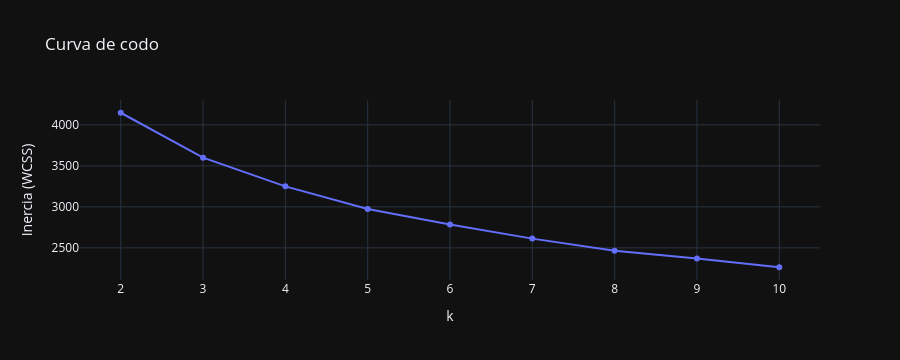
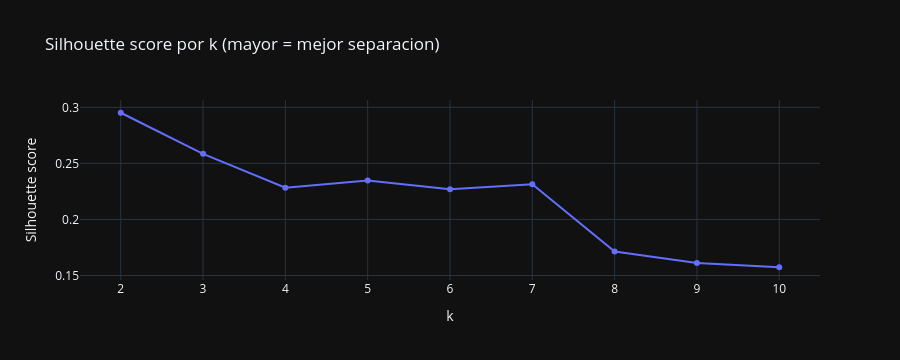

The cell these charts' notebook holds for them, in order:
### Markdown cell above
## 4. Eleccion de k -- Codo + Silhouette

**Curva de codo:** la inercia (WCSS) cae al aumentar k. El 'codo' indica el punto
de rendimiento decreciente -- mas clusters no compensan la complejidad adicional.

**Silhouette score:** que tan bien separados estan los clusters (1=perfecto, -1=mal).

### Code cell
k_range     = range(2, 11)
inertias    = []
silhouettes = []

for k in k_range:
    km  = KMeans(n_clusters=k, random_state=42, n_init=10)
    lbl = km.fit_predict(X_scaled)
    inertias.append(km.inertia_)
    silhouettes.append(silhouette_score(X_scaled, lbl))

fig_elbow = px.line(x=list(k_range), y=inertias, markers=True,
                    labels={'x':'k','y':'Inercia (WCSS)'},
                    title='Curva de codo',
                    template='plotly_dark')
fig_elbow.update_layout(height=360)
fig_elbow.show()

fig_sil = px.line(x=list(k_range), y=silhouettes, markers=True,
                  labels={'x':'k','y':'Silhouette score'},
                  title='Silhouette score por k (mayor = mejor separacion)',
                  template='plotly_dark')
fig_sil.update_layout(height=360)
fig_sil.show()

best_k = list(k_range)[silhouettes.index(max(silhouettes))]
print(f'k con mayor silhouette: {best_k} (score={max(silhouettes):.3f})')

### Figure 1 — Plotly figure (JSON) as saved in the notebook; plotly's stock layout.template omitted (floating-point values rounded to 4 significant figures)
{"data": [{"hovertemplate": "k=%{x}<br>Inercia (WCSS)=%{y}<extra></extra>", "legendgroup": "", "line": {"color": "#636efa", "dash": "solid"}, "marker": {"symbol": "circle"}, "mode": "lines+markers", "name": "", "orientation": "v", "showlegend": false, "type": "scatter", "x": [2, 3, 4, 5, 6, 7, 8, 9, 10], "xaxis": "x", "y": [4148.0, 3601.0, 3250.0, 2974.0, 2784.0, 2613.0, 2466.0, 2371.0, 2263.0], "yaxis": "y"}], "layout": {"height": 360, "legend": {"tracegroupgap": 0}, "title": {"text": "Curva de codo"}, "xaxis": {"anchor": "y", "domain": [0.0, 1.0], "title": {"text": "k"}}, "yaxis": {"anchor": "x", "domain": [0.0, 1.0], "title": {"text": "Inercia (WCSS)"}}}}

### Figure 2 — Plotly figure (JSON) as saved in the notebook; plotly's stock layout.template omitted (floating-point values rounded to 4 significant figures)
{"data": [{"hovertemplate": "k=%{x}<br>Silhouette score=%{y}<extra></extra>", "legendgroup": "", "line": {"color": "#636efa", "dash": "solid"}, "marker": {"symbol": "circle"}, "mode": "lines+markers", "name": "", "orientation": "v", "showlegend": false, "type": "scatter", "x": [2, 3, 4, 5, 6, 7, 8, 9, 10], "xaxis": "x", "y": [0.2952, 0.2585, 0.2283, 0.2347, 0.2269, 0.2313, 0.1713, 0.1611, 0.1574], "yaxis": "y"}], "layout": {"height": 360, "legend": {"tracegroupgap": 0}, "title": {"text": "Silhouette score por k (mayor = mejor separacion)"}, "xaxis": {"anchor": "y", "domain": [0.0, 1.0], "title": {"text": "k"}}, "yaxis": {"anchor": "x", "domain": [0.0, 1.0], "title": {"text": "Silhouette score"}}}}
